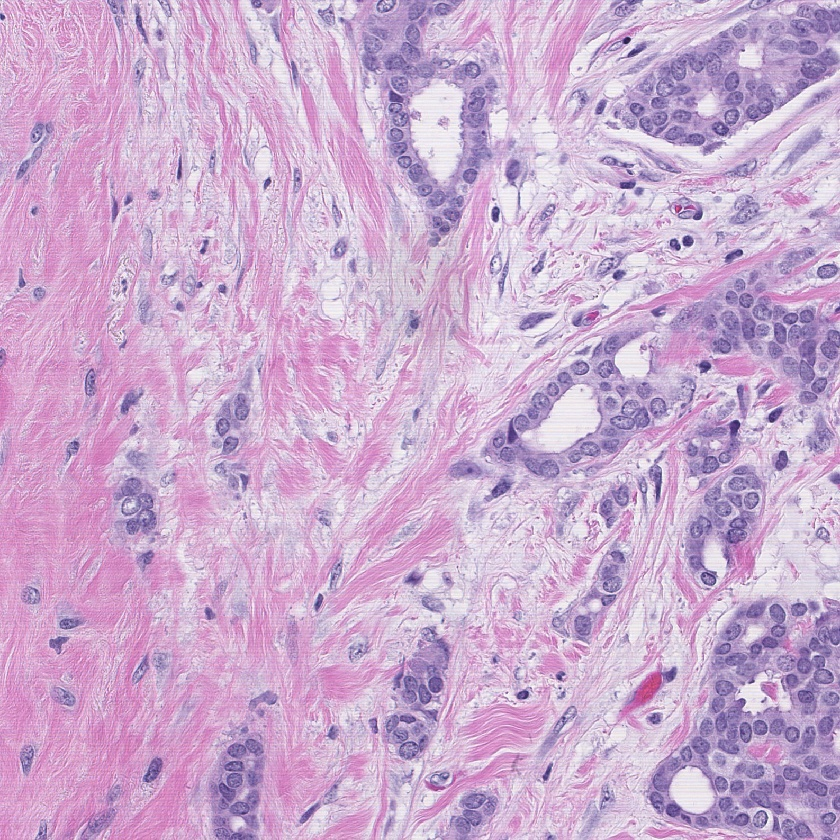
#> input picture scala/nidan-image-ai/input/img_1.JPEG, 840 x 840 px, shrunk from 1587 x 1587 before the run
$ python cv_image_analysis.py
#> lines starting #> are read from the running program, lines starting #| are printed output that depends on the picture; after the words box and inside, x2 and y2 are one past the last pixel; in counts of white or black regions, pixels touching at a corner belong together
from PIL import Image
import io
import numpy as np
import cv2
import matplotlib.pyplot as plt

IMG_FILE = "input/img_1.JPEG"


def read_fromm_bytes(img_bytes):
  stream = io.BytesIO(bytearray(img_bytes))
  return Image.open(stream)

def read_PIL_image(_imagePath):
  PILImage = Image.open(_imagePath)
  PILImage.show()

# [57 lines left out: functions PIL_from_bytes, cv2Image_from_bytes, display_images, test_filters, write_rois, not called in this run]
    #x, y, w, h = roi
    #output = "x:%d y:%d w:%d h%d" % (x,y,w,h)
    #print("# %s %s" %(img_path, output))


def test_rois(_imagePath, _minT = 0, _maxT = 255):
#> called with _imagePath = 'input/img_1.JPEG', _minT = 0, _maxT = 255
  im = cv2.imread(_imagePath, -1)
#> im is the input picture: shape (840, 840, 3); mean B, G, R 208.3, 172.2, 203.8
  imBlurred = cv2.pyrMeanShiftFiltering(im, -10, 91)
  imgray = cv2.cvtColor(imBlurred,cv2.COLOR_BGR2GRAY)
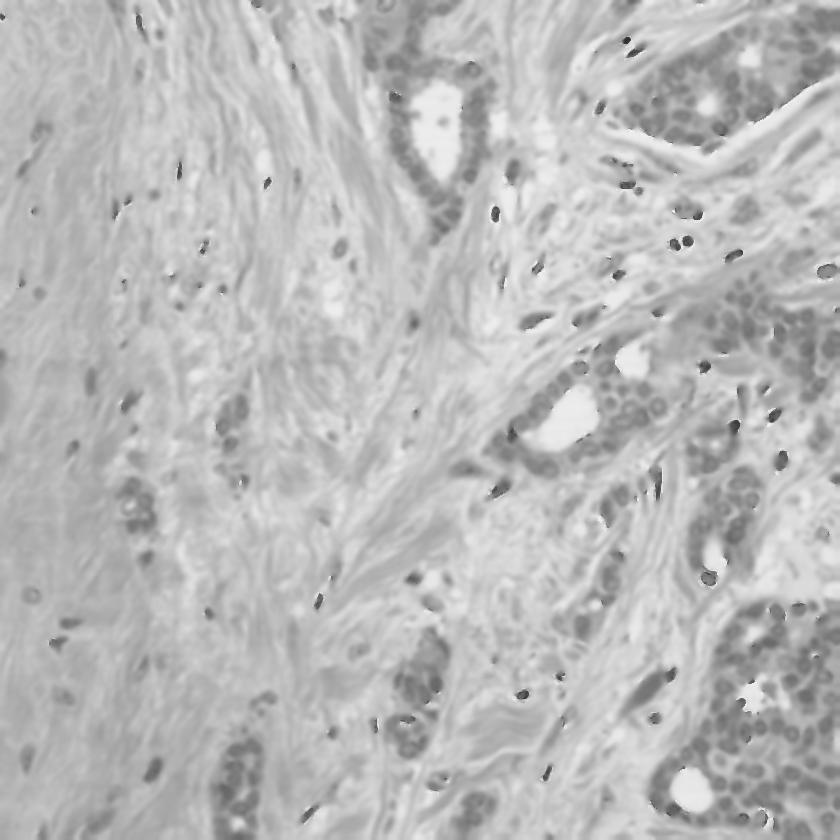
#> imgray: shape (840, 840); min 43, max 243, mean 185.8

  ret, tBinary = cv2.threshold(imgray, _minT, _maxT, cv2.THRESH_BINARY_INV+cv2.THRESH_TRIANGLE)
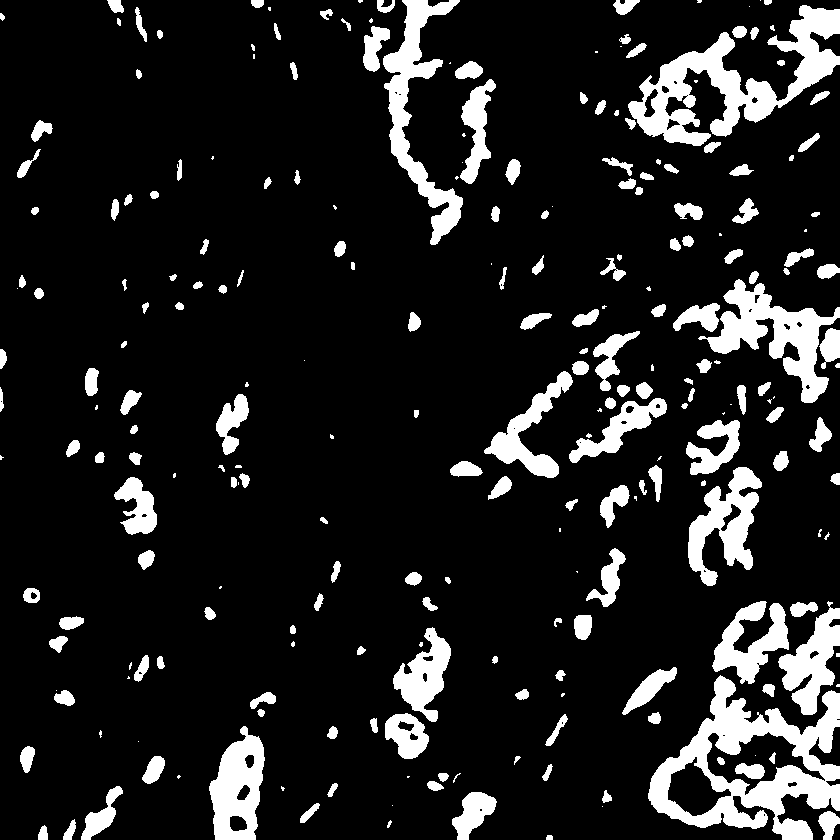
#> tBinary: shape (840, 840); 12.9% white; 248 white regions (63 under 20 px)
#> ret = 159
  roiBinary, hierarchy = cv2.findContours(tBinary,cv2.RETR_LIST,cv2.CHAIN_APPROX_SIMPLE)
#> roiBinary = 293 contours, 98 with area under 20; largest, box (x1, y1, x2, y2) and area: (648, 675, 840, 840) 17166, (628, 5, 840, 146) 9795, (698, 279, 840, 403) 5701, (383, 0, 463, 245) 5290, (209, 726, 265, 840) 4304

  #cv2.drawContours(im, roiBinary, -1, (0,0,255),6)
  for roi in roiBinary:
    x,y,w,h = cv2.boundingRect(roi)
    cv2.rectangle(im, (x,y), (x+w,y+h), (0,255,0), 2)
#> this loop made 293 passes
#> (x, y, w, h) on passes 1 to 3: (546, 835, 7, 5), (38, 825, 10, 15), (387, 820, 5, 8)
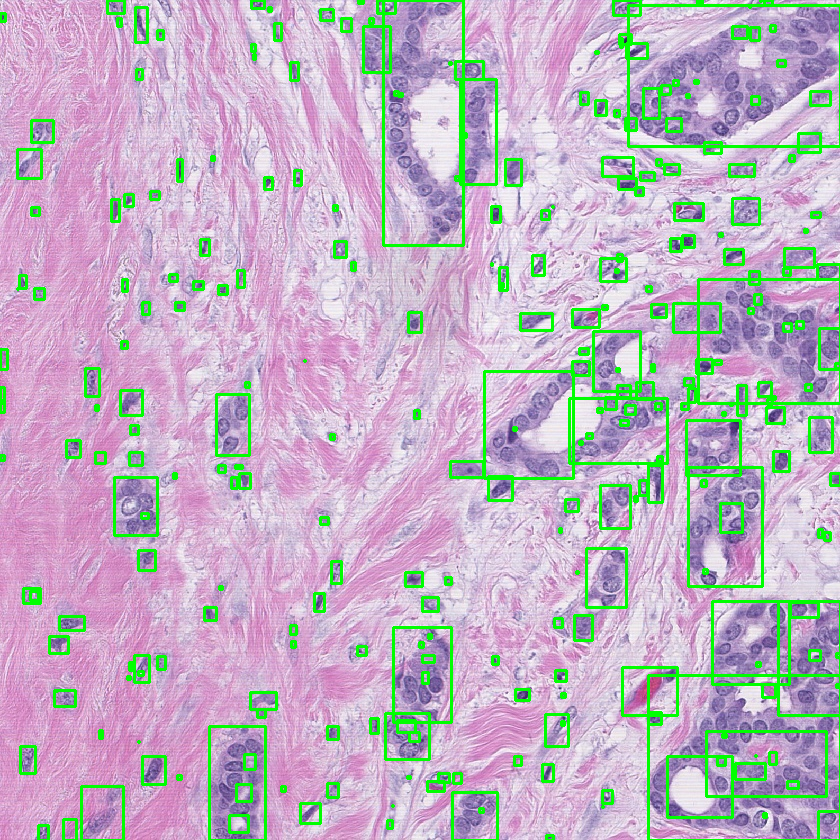
#> im: shape (840, 840, 3); 7.4% of pixels changed, all inside (x1, y1, x2, y2) = (0, 0, 840, 840)

  cv2.imshow("The image", im)
  cv2.waitKey()

# [16 lines of commented-out code are left out]

test_rois(IMG_FILE)


# [21 lines of commented-out code are left out]

$ run again, with scala/nidan-image-ai/input/img_2.JPEG copied over scala/nidan-image-ai/input/img_1.JPEG
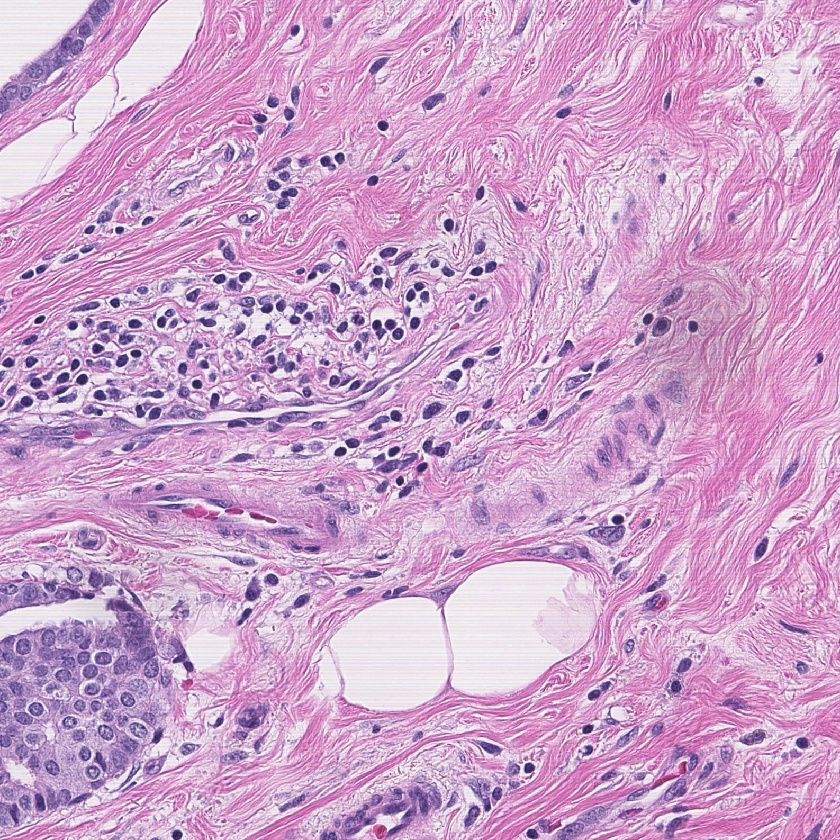
#> input picture scala/nidan-image-ai/input/img_2.JPEG, 840 x 840 px, shrunk from 1587 x 1587 before the run
#> in test_rois, im is the input picture: shape (840, 840, 3); mean B, G, R 203.3, 163.5, 205.5
#> in test_rois, `ret, tBinary = cv2.threshold(imgray, _minT, _maxT, cv2.THRESH_BINARY_I..`:
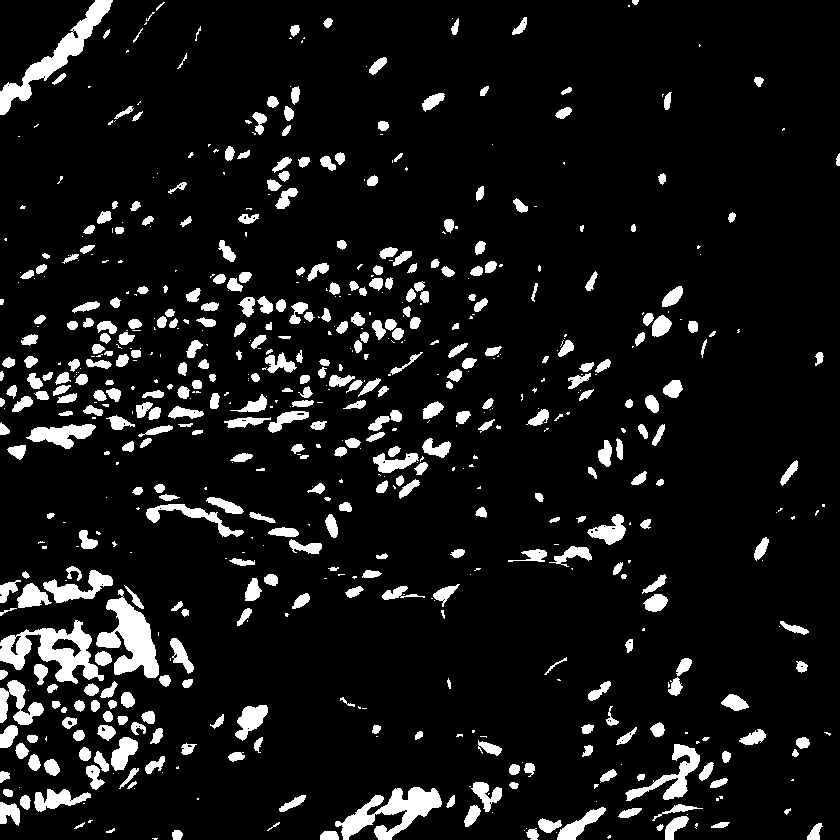
#> tBinary: shape (840, 840); 9% white; 668 white regions (271 under 20 px)
#> ret = 146
#> roiBinary = 731 contours, 359 with area under 20; largest, box (x1, y1, x2, y2) and area: (0, 620, 104, 684) 2889, (96, 589, 159, 678) 2472, (0, 0, 113, 115) 2336, (335, 787, 442, 840) 2231, (625, 744, 700, 801) 1084
#> the loop in test_rois, `for roi in roiBinary:` made 731 passes
#> (x, y, w, h) on passes 1 to 3: (152, 838, 6, 2), (607, 835, 4, 4), (556, 832, 1, 1)
#> after the loop in test_rois, `for roi in roiBinary:`:
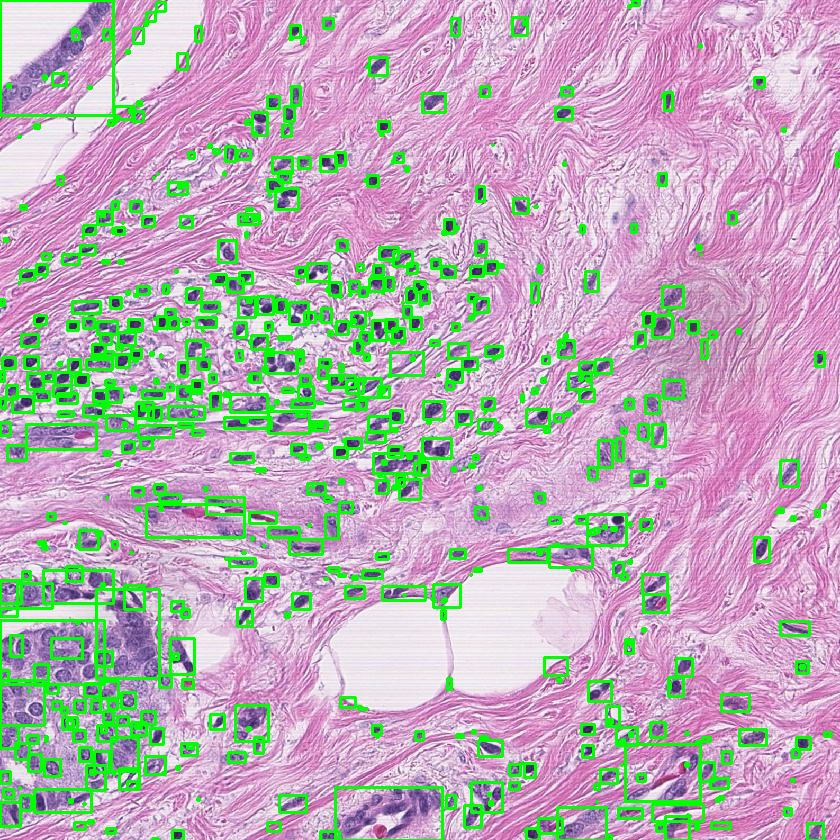
#> im: shape (840, 840, 3); 10.62% of pixels changed, all inside (x1, y1, x2, y2) = (0, 0, 840, 840)

$ run again, with scala/nidan-image-ai/input/img_3.JPEG copied over scala/nidan-image-ai/input/img_1.JPEG
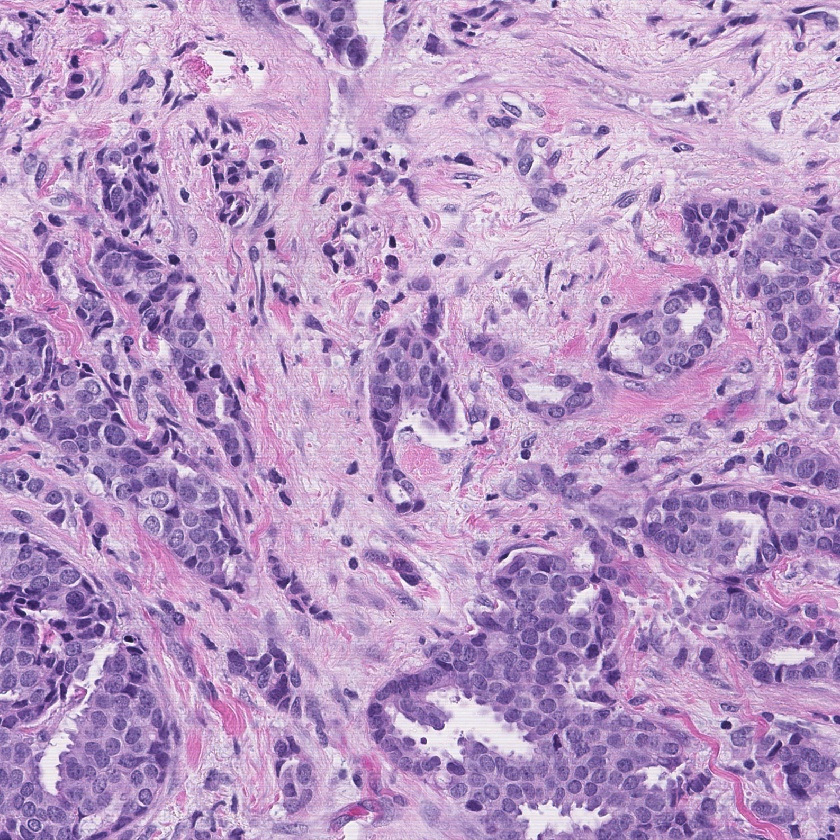
#> input picture scala/nidan-image-ai/input/img_3.JPEG, 840 x 840 px, shrunk from 1587 x 1587 before the run
#> in test_rois, im is the input picture: shape (840, 840, 3); mean B, G, R 196.2, 151, 183.5
#> in test_rois, `ret, tBinary = cv2.threshold(imgray, _minT, _maxT, cv2.THRESH_BINARY_I..`:
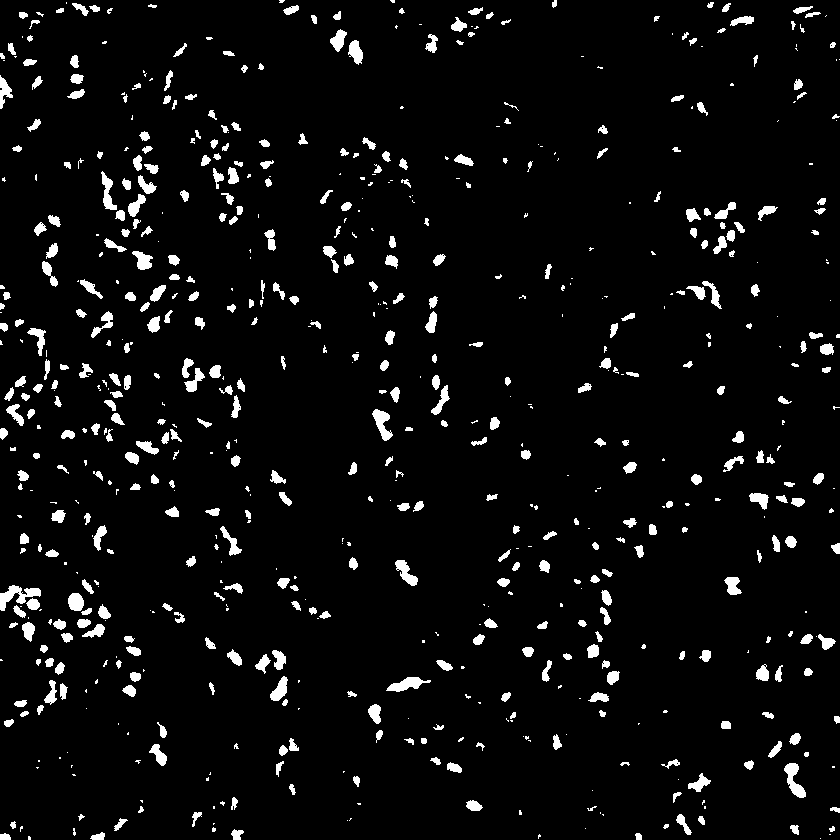
#> tBinary: shape (840, 840); 4.9% white; 699 white regions (264 under 20 px)
#> ret = 102
#> roiBinary = 736 contours, 369 with area under 20; largest, box (x1, y1, x2, y2) and area: (0, 585, 41, 611) 384, (784, 763, 806, 798) 320, (386, 677, 431, 692) 294, (372, 409, 393, 441) 287, (395, 560, 418, 586) 245
#> the loop in test_rois, `for roi in roiBinary:` made 736 passes
#> (x, y, w, h) on passes 1, 2, 4: (820, 838, 1, 1), (28, 836, 3, 4), (538, 834, 3, 5)
#> after the loop in test_rois, `for roi in roiBinary:`:
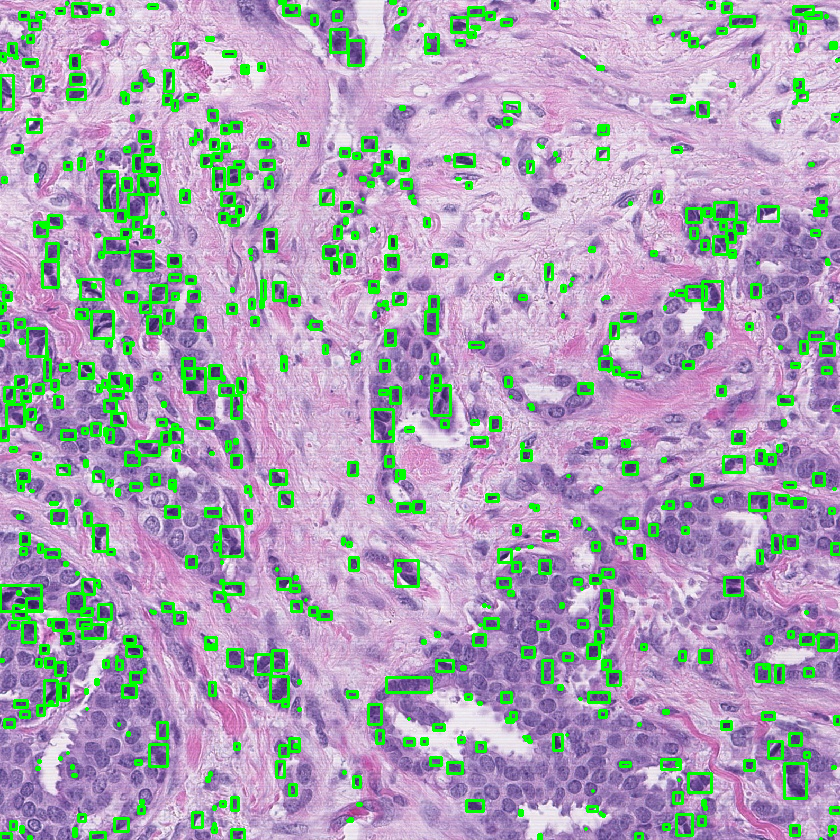
#> im: shape (840, 840, 3); 8.87% of pixels changed, all inside (x1, y1, x2, y2) = (0, 0, 840, 840)
